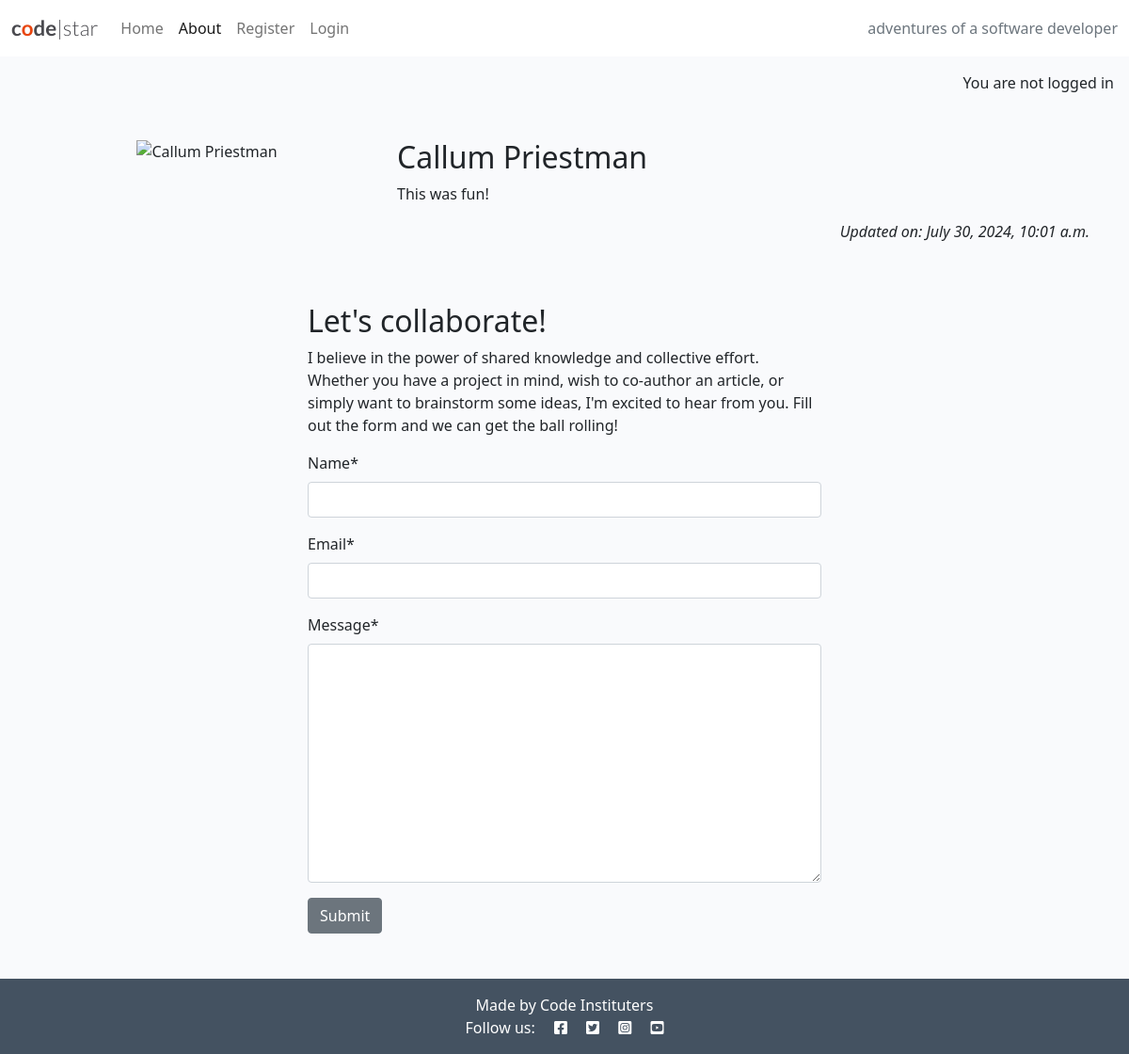
The page /about/ on the database its author committed.
### about/models.py (models this page shows, shortened)
class About(models.Model):
    title = models.CharField(max_length=200)
    featured_image = CloudinaryField(
        'image',
        default='placeholder'
    )
    updated_on = models.DateTimeField(auto_now=True)
    content = models.TextField()

### about/views.py (the view)
# urls.py: path('', views.about_me, name='about'),
def about_me(request):
    if request.method == "POST":
        collaborate_form = CollaborateForm(data=request.POST)
        if collaborate_form.is_valid():
            collaborate_form.save()
            messages.add_message(request, messages.SUCCESS, "Collaboration request received! I endeavour to respond within 2 working days.")
    about = About.objects.all().order_by('-updated_on').first()
    collaborate_form = CollaborateForm()
    return render(
        request,
        "about/about.html",
        {
            "about": about,
            "collaborate_form": collaborate_form
        },
    )

### about/forms.py
class CollaborateForm(forms.ModelForm):
    class Meta:
        model = CollaborateRequest
        fields = ('name', 'email', 'message')

### about/templates/about/about.html (shortened to what this page needs)
{% extends 'base.html' %}
{% load static %}
{% load crispy_forms_tags %}
{% block content %}
<div class="container mt-5">
    <div class="row">
        <div class="col-12 col-md-4 text-center">
            {% if "placeholder" in about.profile_image.url %}
            <img src="{% static 'images/nobody.jpg' %}" class="profile_image" alt="placeholder image">
            {% else %}
            <img src="{{ about.profile_image.url }}" class="profile_image" alt="{{ about.title }}">
            {% endif %}
        </div>
        <div class="col-12 col-md-8">
            <h2>{{ about.title }}</h2>
            {{ about.content | safe }}
        </div>
    </div>
    <div class="row">
        <div class="col text-right">
            <p class="text-end"><em>Updated on: {{ about.updated_on }}</em></p>
        </div>
    </div>
    <div class="row justify-content-center">
        <div class="col-12 col-md-6 my-5">
            <h2>Let's collaborate!</h2>
            <p>I believe in the power of shared knowledge and collective effort.
                Whether you have a project in mind, wish to co-author
                an article, or simply want to brainstorm some ideas,
                I'm excited to hear from you. Fill out the form
                and we can get the ball rolling!</p>
            <form method="post">
                {{ collaborate_form | crispy }}
                <button class="btn btn-secondary" type="submit">Submit</button>
            </form>
        </div>
    </div>
</div>
{% endblock content %}

### static/css/style.css (style rules this page uses)
body { background-color: #F9FAFC; }
.main-bg { background-color: #F9FAFC; }

### rows shown on the page
About: title "Callum Priestman", content "This was fun!", updated_on "July 30, 2024, 10:01 a.m."
